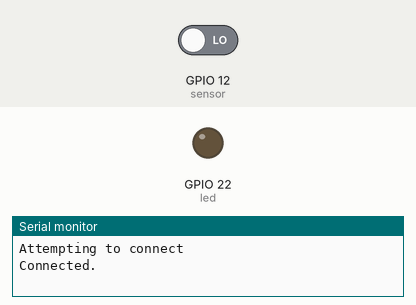
This sketch was run on a simulated ESP32. Parts: output pins drawn as LEDs (lit = HIGH), the last lines printed to the serial monitor. The inputs (shaded band) are chosen by the test bench; at power-on: GPIO 12 (sensor) LOW. WiFi joins after 1.5 s; servers stay silent unless stated.

Above: at 7.4 s.
7.5 s: GPIO 12 (sensor) driven HIGH
At 9.3 s:
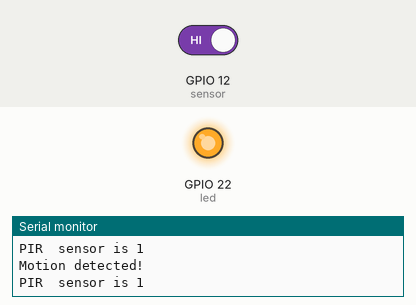
9.7 s: GPIO 12 (sensor) driven LOW
At 10.5 s:
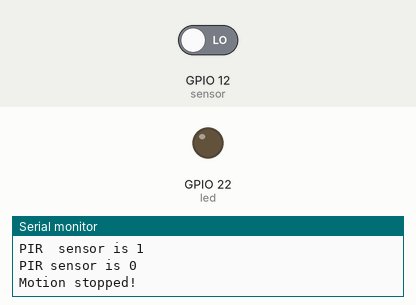
Timing chart, 0 to 12.7 s (numbered marks = the images above; inputs shaded):
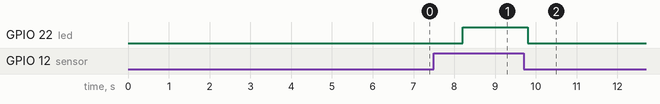

Measured:
- after the input at 7.5 s, GPIO 22 (led): LOW → HIGH after 0.70 s
- after the input at 9.7 s, GPIO 22 (led): HIGH → LOW after 0.10 s

The sketch:

PIR.ino
```cpp
#include <WiFi.h>
#include "ThingSpeak.h"

const char* ssid = "AndroidAP2734";   // your network SSID (name)
const char* password = "man12345";   // your network password

WiFiClient  client;

unsigned long myChannelNumber = 1476402;
const char * myWriteAPIKey = "FQWXRH9LJDPKNP8A";

int led = 22;                // the pin that the LED is atteched to
int sensor = 12;              // the pin that the sensor is atteched to
int state = LOW;             // by default, no motion detected
int val = 0;                 // variable to store the sensor status (value)

void setup() {
  pinMode(led, OUTPUT);      // initalize LED as an output
  pinMode(sensor, INPUT);    // initialize sensor as an input
  Serial.begin(9600);        // initialize serial
  WiFi.mode(WIFI_STA);
  ThingSpeak.begin(client);  // Initialize ThingSpeak
}

void loop(){
   // Connect or reconnect to WiFi
    if(WiFi.status() != WL_CONNECTED){
      Serial.print("Attempting to connect");
      while(WiFi.status() != WL_CONNECTED){
        WiFi.begin(ssid, password);
        delay(5000);
      }
      Serial.println("\nConnected.");
    }

  val = digitalRead(sensor);   // read sensor value

  if (val == HIGH) {          // check if the sensor is HIGH
    Serial.print("PIR  sensor is ");
    Serial.println( val);
    digitalWrite(led, HIGH);   // turn LED ON
    delay(500);                // delay 100 milliseconds

    if (state == LOW) {
      Serial.println("Motion detected!");
      state = HIGH;       // update variable state to HIGH
    }
  }
  else {
      digitalWrite(led, LOW); // turn LED OFF
      delay(500);             // delay 200 milliseconds

      if (state == HIGH){
        Serial.print("PIR sensor is ");
        Serial.println( val);
        Serial.println("Motion stopped!");
        state = LOW;       // update variable state to LOW
    }
  }
      int x = ThingSpeak.writeField(myChannelNumber, 1, val, myWriteAPIKey);

}
```
